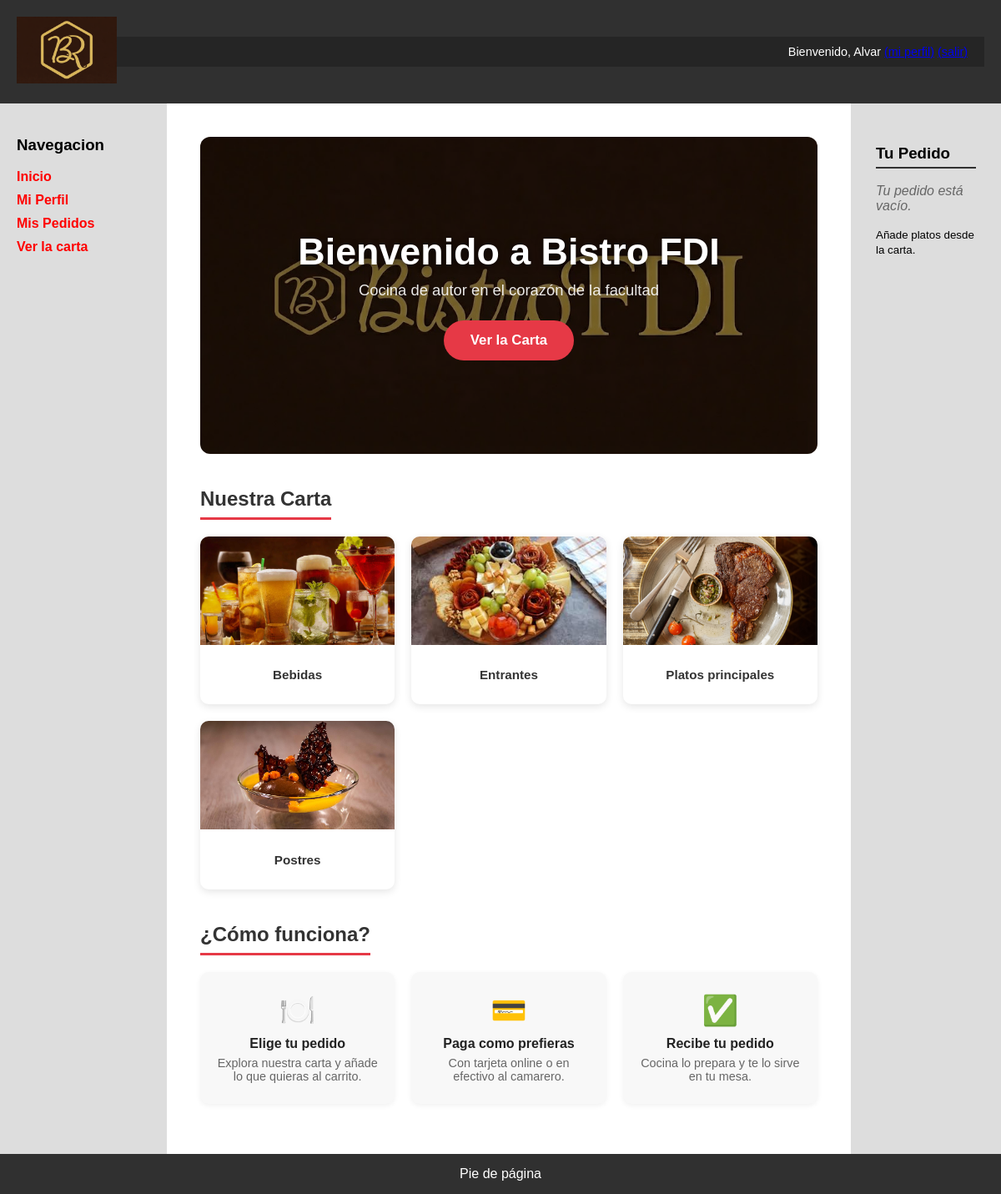
The page /index.php (signed in) on the database its author committed.
### tables this page shows
CREATE TABLE `categorias` (
  `id` int(11) NOT NULL,
  `nombre` varchar(50) NOT NULL,
  `descripcion` text DEFAULT NULL,
  `imagen` varchar(255) DEFAULT 'cat_default.png'
);

### index.php (the view, shortened to what this page needs)
<?php
$conn = Aplicacion::getInstance()->getConexionBd();
$query = "SELECT id, nombre, imagen FROM Categorias ORDER BY nombre";
$rsCategorias = $conn->query($query);
$tarjetas = "";
if ($rsCategorias && $rsCategorias->num_rows > 0) {
    foreach ($rsCategorias as $cat) {
        $tarjetas .= <<<EOS
            <a href="carta.php" class="index-categoria-card">
                <img src="img/categorias/{$cat['imagen']}" class="index-categoria-img" alt="{$cat['nombre']}">
                <p class="index-categoria-nombre">{$cat['nombre']}</p>
            </a>
        EOS;
    }
}
$contenidoPrincipal = <<<EOS
    <div class="index-hero">
        <img src="img/Banner.jpg" class="index-hero-img" alt="Bistro FDI">
        <div class="index-hero-overlay">
            <h1 class="index-hero-titulo">Bienvenido a Bistro FDI</h1>
            <p class="index-hero-subtitulo">Cocina de autor en el corazón de la facultad</p>
            <a href="carta.php" class="index-hero-cta">Ver la Carta</a>
        </div>
    </div>
    <h2 class="index-sección-titulo">Nuestra Carta</h2>
    <div class="index-categorias-grid">
        $tarjetas
    </div>
    <h2 class="index-sección-titulo">¿Cómo funciona?</h2>
    <div class="index-pasos">
        <div class="index-paso">
            <span class="index-paso-icono">🍽️</span>
            <p class="index-paso-titulo">Elige tu pedido</p>
            <p class="index-paso-desc">Explora nuestra carta y añade lo que quieras al carrito.</p>
        </div>
        <div class="index-paso">
            <span class="index-paso-icono">💳</span>
            <p class="index-paso-titulo">Paga como prefieras</p>
            <p class="index-paso-desc">Con tarjeta online o en efectivo al camarero.</p>
        </div>
        <div class="index-paso">
            <span class="index-paso-icono">✅</span>
            <p class="index-paso-titulo">Recibe tu pedido</p>
            <p class="index-paso-desc">Cocina lo prepara y te lo sirve en tu mesa.</p>
        </div>
    </div>
EOS;
require __DIR__.'/includes/vistas/plantillas/plantilla.php';

### CSS/estilo.css (style rules this page uses)
body { background-color: #CDCDCD; margin: 0; font-family: Arial, sans-serif; }

### CSS/index.css (style rules this page uses)
.index-hero { position: relative; width: 100%; height: 380px; overflow: hidden; border-radius: 12px; margin-bottom: 40px; }
.index-hero-img { width: 100%; height: 100%; object-fit: cover; display: block; filter: brightness(0.55); }
.index-hero-overlay { position: absolute; inset: 0; display: flex; flex-direction: column; align-items: center; justify-content: center; text-align: center; color: white; padding: 20px; }
.index-hero-titulo { font-size: 2.8em; font-weight: bold; margin: 0 0 10px 0; text-shadow: 0 2px 8px rgba(0,0,0,0.6); }
.index-hero-subtitulo { font-size: 1.15em; margin: 0 0 25px 0; opacity: 0.9; }
.index-hero-cta { background: #e63946; color: white; padding: 14px 32px; border-radius: 30px; text-decoration: none; font-weight: bold; font-size: 1.05em; transition: background 0.2s ease; }
.index-sección-titulo { font-size: 1.5em; font-weight: bold; color: #333; margin: 0 0 20px 0; padding-bottom: 8px; border-bottom: 3px solid #e63946; display: inline-block; }
.index-categorias-grid { display: grid; grid-template-columns: repeat(auto-fill, minmax(180px, 1fr)); gap: 20px; margin-bottom: 40px; }
.index-categoria-card { border-radius: 10px; overflow: hidden; box-shadow: 0 3px 10px rgba(0,0,0,0.1); text-decoration: none; color: inherit; transition: transform 0.2s ease, box-shadow 0.2s ease; background: white; }
.index-categoria-img { width: 100%; height: 130px; object-fit: cover; display: block; }
.index-categoria-nombre { padding: 12px; font-weight: bold; font-size: 0.95em; text-align: center; color: #333; }
.index-pasos { display: flex; gap: 20px; flex-wrap: wrap; margin-bottom: 20px; }
.index-paso { flex: 1; min-width: 180px; background: #f8f8f8; border-radius: 10px; padding: 25px 20px; text-align: center; box-shadow: 0 2px 6px rgba(0,0,0,0.06); }
.index-paso-icono { font-size: 2.2em; margin-bottom: 10px; display: block; }
.index-paso-titulo { font-weight: bold; margin: 0 0 6px 0; color: #222; }
.index-paso-desc { font-size: 0.9em; color: #666; margin: 0; }

### rows shown on the page
categorias: imagen (picture), nombre "Bebidas"
categorias: imagen (picture), nombre "Entrantes"
categorias: imagen (picture), nombre "Platos principales"
categorias: imagen (picture), nombre "Postres"

### other values the page prints
$_SESSION['nombre'] "Alvar"
